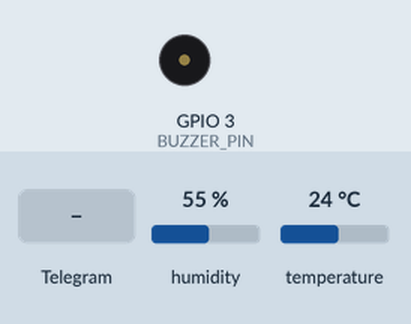
This sketch was run on a simulated ESP8266 (NodeMCU). Parts: buzzer (waves = sounding, pin HIGH). The inputs (shaded band) are chosen by the test bench; at power-on: humidity 55 %, temperature 24 °C. WiFi joins after 1.5 s; servers stay silent unless stated; what the sketch prints to the serial monitor is not drawn.

Above: at 3.6 s.
3.7 s: Telegram message "/start" received
5.4 s: Telegram message "/temp" received
6.9 s: Telegram message "/test" received
Timing chart, 0 to 9.9 s (numbered marks = the images above; inputs shaded):
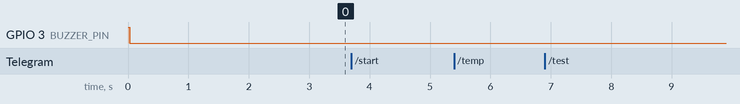

The sketch:

yeaThermo.ino
```cpp
//                                $$$$$$$$\ $$\
//                                \__$$  __|$$ |
//  $$\   $$\  $$$$$$\   $$$$$$\     $$ |   $$$$$$$\   $$$$$$\   $$$$$$\  $$$$$$\$$$$\   $$$$$$\
//  $$ |  $$ |$$  __$$\  \____$$\    $$ |   $$  __$$\ $$  __$$\ $$  __$$\ $$  _$$  _$$\ $$  __$$\
//  $$ |  $$ |$$$$$$$$ | $$$$$$$ |   $$ |   $$ |  $$ |$$$$$$$$ |$$ |  \__|$$ / $$ / $$ |$$ /  $$ |
//  $$ |  $$ |$$   ____|$$  __$$ |   $$ |   $$ |  $$ |$$   ____|$$ |      $$ | $$ | $$ |$$ |  $$ |
//  \$$$$$$$ |\$$$$$$$\ \$$$$$$$ |   $$ |   $$ |  $$ |\$$$$$$$\ $$ |      $$ | $$ | $$ |\$$$$$$  |
//   \____$$ | \_______| \_______|   \__|   \__|  \__| \_______|\__|      \__| \__| \__| \______/
//  $$\   $$ |
//  \$$$$$$  |
//   \______/


// -------------------- RED WIFI --------------------
const char* ssid = "";
// Nombre de la red wifi

const char* password = "";
// Contraseña de la red WiFi


// -------------------- TELEGRAM --------------------
#define BOT_TOKEN ""
// Token de la API de Telegram. Se obtiene mediante el bot @BotFather

const char* CHAT_ID = "";
// Usuario o chat autorizado. Se obtiene mediante el bot @userinfobot


// -------------------- PERIODICIDAD --------------------
const long notificationInterval = 3600000; // Por def: 1h
// Cada cuanto tiempo en milisegundos enviará el reporte de temperatura y humedad.

const long checkInterval = 60000; // Por def: 1min
// Cada cuanto tiempo en milisegundos comprobará la temperatura en busqueda de cambios bruscos.

const float temperatureThreshold = 5.0; // Por def: 5ºC
// Nº de grados que debe aumentar la temperatura desde la última comprobación para que considere el cambio brusco.


/*

        _    ______     _______ ____ _____ _____ _   _  ____ ___    _
       / \  |  _ \ \   / / ____|  _ \_   _| ____| \ | |/ ___|_ _|  / \
      / _ \ | | | \ \ / /|  _| | |_) || | |  _| |  \| | |    | |  / _ \
     / ___ \| |_| |\ V / | |___|  _ < | | | |___| |\  | |___ | | / ___ \
    /_/   \_\____/  \_/  |_____|_| \_\|_| |_____|_| \_|\____|___/_/   \_\


    A partir de este momento, por favor, no modifique nada.
    Si se modifica algo provocando errores en el código, es muy probable que deje de funcionar el termómetro.
    Haga ediciones con precaución.
*/


// -------------------------- Dependencias (NO TOCAR) --------------------------
#include <ESP8266WiFi.h>
#include <UniversalTelegramBot.h>
#include <DHT.h>

// Inicializamos las variables
unsigned long lastSendTime = 0;
unsigned long lastCheckTime = 0;
float lastTemperature = -100.0;

// Definimos los pines por los que se conectarán los componentes
#define BUZZER_PIN 3
#define DHTPIN 4
#define DHTTYPE DHT11 // Tipo de sensor: DHT11/DHT22
DHT dht(DHTPIN, DHTTYPE);

WiFiClientSecure client; // Iniciamos el cliente WiFi
UniversalTelegramBot bot(BOT_TOKEN, client); // Iniciamos la api de Telegram

// -------------------- CONEXIÓN WIFI --------------------
void connectToWiFi() {
  Serial.println("[INFO] Intentando conectar a WiFi...");
  WiFi.mode(WIFI_STA);
  WiFi.begin(ssid, password);
  while (WiFi.status() != WL_CONNECTED) {
    delay(1000);
    Serial.print(".");
  }
  Serial.println("\n[INFO] Conexión WiFi exitosa.");
}

// -------------------- AVISO SONORO --------------------
void playBuzzerAlert() {
  for (int i = 0; i < 8; i++) {
    // Activa el buzzer durante 250ms
    digitalWrite(BUZZER_PIN, HIGH);
    delay(250);

    // Desactiva el buzzer durante 250ms
    digitalWrite(BUZZER_PIN, LOW);
    delay(250);
  }
}

// -------------------- ENVIO DATOS --------------------
void sendTemperatureHumidity() {
  Serial.println("[INFO] Leyendo datos del sensor DHT...");
  // Leemos la temperatura y humedad del sensor DHT
  float temperature = dht.readTemperature();
  float humidity = dht.readHumidity();

  if (isnan(temperature) || isnan(humidity)) {
    // Si hay un error al leer los datos, se muestra un mensaje de error.
    Serial.println("[ERROR] Error leyendo del sensor DHT!");
    return;
  }

  Serial.print("[INFO] Temperatura: ");
  Serial.print(temperature);
  Serial.print("°C, Humedad: ");
  Serial.print(humidity);
  Serial.println("%");

  // Construimos mensaje y lo enviamos al chat de Telegram
  String message = "🌡️ Temperatura: " + String(temperature) + "°C\n💧 Humedad: " + String(humidity) + "%";
  bot.sendMessage(CHAT_ID, message, "");

  // Actualizamos la última temperatura leída
  lastTemperature = temperature;
}

// -------------------- COMPROBAR CAMBIOS BRUSCOS --------------------
void checkTemperature() {
  Serial.println("[INFO] Comprobando cambios bruscos de temperatura...");

  float temperature = dht.readTemperature();

  if (isnan(temperature)) {
    Serial.println("[ERROR] Error leyendo la temperatura!");
    return;
  }

  if (lastTemperature != -100.0 && abs(temperature - lastTemperature) >= temperatureThreshold) {
    int minutos = checkInterval / (1000.0 * 60.0);
    Serial.println("[ALERTA] Cambio brusco de temperatura detectado!");

    String alertMessage = "⚠️ ALERTA: Cambio brusco de temperatura!\n"
                          "Temperatura (hace " + String(minutos) + " min): " + String(lastTemperature) + "ºC\n"
                          "Temperatura actual: " + String(temperature) + "°C";

    bot.sendMessage(CHAT_ID, alertMessage, "");
    playBuzzerAlert();
  }

  lastCheckTime = millis();
  lastTemperature = temperature;
}

// -------------------- Procesar mensajes recibidos --------------------
void handleNewMessages(int numNewMessages) {
  for (int i = 0; i < numNewMessages; i++) {
    String chat_id = bot.messages[i].chat_id;
    String text = bot.messages[i].text;
    String from_name = bot.messages[i].from_name;
    if (from_name == "") {
      from_name = "Desconocido";
    }

    Serial.println("[INFO] Mensaje recibido:");
    Serial.print("  - Usuario: ");
    Serial.println(from_name);
    Serial.print("  - Chat ID: ");
    Serial.println(chat_id);
    Serial.print("  - Texto: ");
    Serial.println(text);

    if (chat_id != CHAT_ID) {
      bot.sendMessage(chat_id, "❌ No estás autorizado para usar este bot.", "");
      continue;
    }

    if (text == "/start") {
      bot.sendMessage(chat_id, "🤖 ¡Hola! Envíame /temp para obtener la temperatura y humedad actuales.", "");
    } else if (text == "/temp") {
      // Envía la temperatura y humedad actuales
      sendTemperatureHumidity();
    } else if (text == "/test") {
      // Simulación de alerta por cambio brusco de temperatura.
      playBuzzerAlert();
    } else if (text == "/play") {
      // Activa el buzzer para debug.
      digitalWrite(BUZZER_PIN, HIGH);
    } else if (text == "/stop") {
      // Desactiva el buzzer tras debug.
      digitalWrite(BUZZER_PIN, LOW);
    } else {
      // Si el mensaje no coincide con ningún comando, envía un mensaje de error.
      bot.sendMessage(chat_id, "❓ Comando no reconocido. Usa /temp para obtener los datos.", "");
    }
  }
}

// -------------------- Inicializar --------------------
void setup() {
  Serial.begin(9600);
  dht.begin();
  pinMode(BUZZER_PIN, OUTPUT);
  digitalWrite(BUZZER_PIN, HIGH);
  delay(30);
  digitalWrite(BUZZER_PIN, LOW);
  connectToWiFi();
  client.setInsecure();
  Serial.println("[INFO] Sistema iniciado correctamente.");
  lastTemperature = dht.readTemperature();
  sendTemperatureHumidity();
}

void loop() {
  if (millis() - lastSendTime > notificationInterval) {
    lastSendTime = millis();
    // Enviamos el reporte de humedad y temperatura.
    sendTemperatureHumidity();
  }

  if (millis() - lastCheckTime > checkInterval) {
    // Comprobamos la temperatura en busqueda de cambios bruscos de temperatura.
    checkTemperature();
  }

  // Comprobamos si hay mensajes pendientes de leer (comandos)
  int numNewMessages = bot.getUpdates(bot.last_message_received + 1);
  handleNewMessages(numNewMessages);
}
```

Measured:
- after the input at 3.7 s, every drawn part: stays the same
- after the input at 5.4 s, every drawn part: stays the same
- after the input at 6.9 s, every drawn part: stays the same
